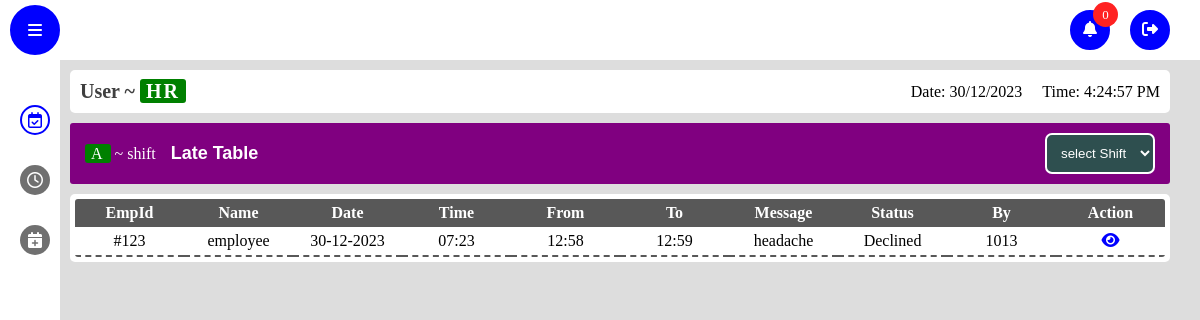
/late_req_table (signed in), run on the app's committed database.
### app/models.py (models this page shows)
class late(db.Model, UserMixin):
    id = db.Column(db.Integer, primary_key=True)
    emp_id = db.Column(db.Integer)
    emp_name = db.Column(db.String(150), nullable=False)
    reason = db.Column(db.String(150), nullable=False)
    from_time = db.Column(db.String(150), nullable=False)
    to_time = db.Column(db.String(150), nullable=False)
    status = db.Column(db.String(150), default='Pending')
    approved_by = db.Column(db.String(150), default='Pending')
    hr_approval = db.Column(db.String(150), default='Pending')
    date = db.Column(db.DateTime(timezone=True), default=func.now())

### app/views.py (the view)
@views.route("/late_req_table")
@login_required
def late_req_table():
    permission_details=late.query.order_by(late.date).all()
    return render_template("req_table.html",permission=permission_details,permission_type='Late')

### app/templates/req_table.html (shortened to what this page needs)
<!DOCTYPE html>
<html lang="en">
  <head>
    <link rel="stylesheet" href="static/css/style.css" />
    <link rel="stylesheet" href="static/css/attendance.css" />
    <link
      rel="stylesheet"
      href="https://cdnjs.cloudflare.com/ajax/libs/font-awesome/5.15.4/css/all.min.css"
    />
    <link
      rel="stylesheet"
      href="https://cdnjs.cloudflare.com/ajax/libs/font-awesome/6.1.1/css/all.min.css"
    />
  </head>
  <body>
    <nav class="nav-bar">
      <div class="toogle-sidebar">
        <i class="fas fa-bars"></i>
      </div>
      <ul class="options">
        <li class="option">
          <div class="notification-btn">
            <span class>
              <i class="fas fa-bell"></i>
            </span>
            <div class="notify-count">
              <p class="count">0</p>
            </div>
          </div>
        </li>
        <a href="/logout" class="option logout">
          <span>
            <i class="fas fa-sign-out-alt"></i>
          </span>
        </a>
      </ul>
    </nav>
    <aside class="sidebar">
      <ul class="side-menu">
        <form class="menu-option active">
          <a href="/">
            <span class="icon">
              <i class="far fa-calendar-check"></i>
            </span>
          </a>
        </form>
        <form action="/late_req_table" class="menu-option">
          <a href="/late_req_table">
            <span class="icon">
              <i class="far fa-clock"></i>
            </span>
          </a>
        </form>
        <form action="/leave_req_table" class="menu-option">
          <a href="/leave_req_table">
            <span class="icon">
              <i class="fas fa-calendar-plus"></i>
            </span>
          </a>
        </form>
      </ul>
    </aside>
    <main class="main active">
      <header class="details-bar">
        <div class="user-details">
          <h1 class="user-role">User ~ <span class="role tag">HR</span></h1>
        </div>
        <div class="date-time-details">
          <p class="date"></p>
          <p class="time"></p>
        </div>
      </header>
      <link rel="stylesheet" href="static/css/late.css" />
      <section class="late-table-section">
        <header class="late-header">
          <div class="frame-header">
            <div class="frame-details">
              <p class="shift name"><span class="tag">A</span> ~ shift</p>
              <p class="frame-name">{{permission_type}} Table</p>
            </div>
            <div class="frame-options">
              <select name="shift" id="shift" class="tag-btn">
                <option value="">select Shift</option>
              </select>
            </div>
          </div>
        </header>
        <div class="table">
          <table>
            <thead>
              <th>EmpId</th>
              <th>Name</th>
              <th>Date</th>
              <th>Time</th>
              <th>From</th>
              <th>To</th>
              <th>Message</th>
              <th>Status</th>
              <th>By</th>
              <th>Action</th>
            </thead>
            <tbody class="{{permission_type.lower()}}-table" id="{{permission_type.lower()}}-table">
              {% for permission in permission %}
              <tr>
                <td>#{{permission.emp_id}}</td>
                <td>{{permission.emp_name}}</td>
                <td>{{permission.date.strftime('%d-%m-%Y') }}</td>
                <td>{{permission.date.strftime('%H:%M') }}</td>
                <td>{{permission.from_time}}</td>
                <td>{{permission.to_time}}</td>
                <td>{{permission.reason}}</td>
                <td>{{permission.status}}</td>
                <td>{{permission.approved_by}}</td>
                <td>
                  <a
                    href="{{ url_for('views.' + permission_type.lower() + '_req_profile',
                                     emp_id=permission.emp_id,
                                     emp_name=permission.emp_name,
                                     from_time=permission.from_time,
                                     to_time=permission.to_time,
                                     reason=permission.reason,
                                     req_id=permission.id )}}"
                    ><i class="fas fa-eye"></i
                  ></a>
                </td>
              </tr>
              {% endfor %}
            </tbody>
          </table>
        </div>
      </section>
    </main>
  </body>
</html>

### app/static/css/style.css (style rules this page uses)
* { margin: 0; padding: 0; box-sizing: border-box; }
.nav-bar { width: 100vw; position: fixed; top: 0; left: 0; right: 0; height: 60px; background: #fff; display: flex; align-items: center; justify-content: space-between; padding: 0 10px; z-index: 10; }
body { background: #ddd; }
.toogle-sidebar { width: 50px; height: 50px; background: #0000ff; color: #fff; border-radius: 50%; display: flex; align-items: center; justify-content: center; cursor: pointer; border: 2px solid #0000ff; transition: all 0.3s; }
.options { display: flex; align-items: center; gap: 20px; margin-right: 20px; position: relative; }
.option { width: 40px; height: 40px; border-radius: 50%; list-style: none; display: flex; align-items: center; justify-content: center; flex-direction: column; text-transform: capitalize; cursor: pointer; color: #fff; transition: all 0.3s; background: #0000ff; border: 2px solid #0000ff; position: relative; }
.notify-count { position: absolute; right: -10px; top: -10px; width: 25px; height: 25px; border-radius: 50%; background: rgb(255, 34, 34); display: flex; align-items: center; justify-content: center; font-size: 13px; color: #fff; }
.notification-btn { width: 100%; height: 100%; display: flex; justify-content: center; align-items: center; }
li { list-style: none; }
.sidebar { position: fixed; top: 60px; height: calc(100% - 50px); width: 60px; background: #fff; padding: 10px; z-index: 10; overflow-x: hidden; transition: all 0.5s; }
.side-menu { width: 100%; display: flex; flex-direction: column; align-items: center; gap: 10px; padding: 10px 0; position: absolute; }
.menu-option { width: 100%; display: flex; align-items: center; gap: 5px; height: 50px; border-radius: 5px; padding: 0 10px; cursor: pointer; position: relative; }
.icon { width: 30px; height: 30px; background: #707070; border-radius: 50%; display: flex; align-items: center; justify-content: center; transition: all 0.3s; color: #ffffff; position: absolute; }
.menu-option:hover, .menu-option.active { color: #0000ff; }
.menu-option:hover .icon, .menu-option.active .icon { background: #ffffff; color: #0000ff; border: 2px solid #0000ff; }
.main { width: calc(100vw - 180px); min-height: calc(100vh - 60px); position: relative; top: 60px; left: 160px; padding: 10px; z-index: 5; transition: all 0.5s; }
.main.active { width: calc(100vw - 80px); left: 60px; }
.details-bar { width: 100%; display: flex; align-items: center; justify-content: space-between; padding: 10px; background: #ffffff; border-radius: 5px; }
.date-time-details { display: flex; align-items: center; gap: 20px; }
.user-role { color: #3f3f3f; font-size: 20px; }
.tag { padding: 1px 6px; background: green; color: #ffffff; border-radius: 3px; letter-spacing: 2px; }
.user-details { backdrop-filter: blur(5px); border-radius: 5px; }

### app/static/css/attendance.css (style rules this page uses)
.frame-header { width: 100%; display: flex; align-items: center; justify-content: space-between; padding: 10px 15px; background: #800080; color: #fff; border-radius: 3px; }
.frame-details { display: flex; align-items: center; gap: 15px; }
.frame-name { font-family: sans-serif; font-weight: 700; font-size: 18px; }
td,th { min-width: 30px; text-align: center; padding: 5px 0; }
.tag-btn { padding: 10px; border-radius: 7px; border: 2px solid; background: #2E4F4F; color: #fff; cursor: pointer; transition: all .5s; outline: none; }
a { text-decoration: none; }

### app/static/css/late.css (style rules this page uses)
.table { max-width: 100%; padding: 5px; overflow-x: scroll; margin-top: 10px; background: #fff; border-radius: 5px; }
.late-table-section { margin-top: 10px; }
table { border-collapse: collapse; border-radius: 3px; overflow: hidden; width: -webkit-fill-available; }
table thead { background: #585858; color: #fff; }
td, th { min-width: 75px; }
td { border-bottom: 2px dashed #585858; }
.fas.fa-eye { color: blue; }

### data on the page
late: emp_id "123", emp_name "employee", date "30-12-2023", date "07:23", from_time "12:58", to_time "12:59", reason "headache", status "Declined", approved_by "1013"

### other printed values
{{ permission_type }} "Late"
